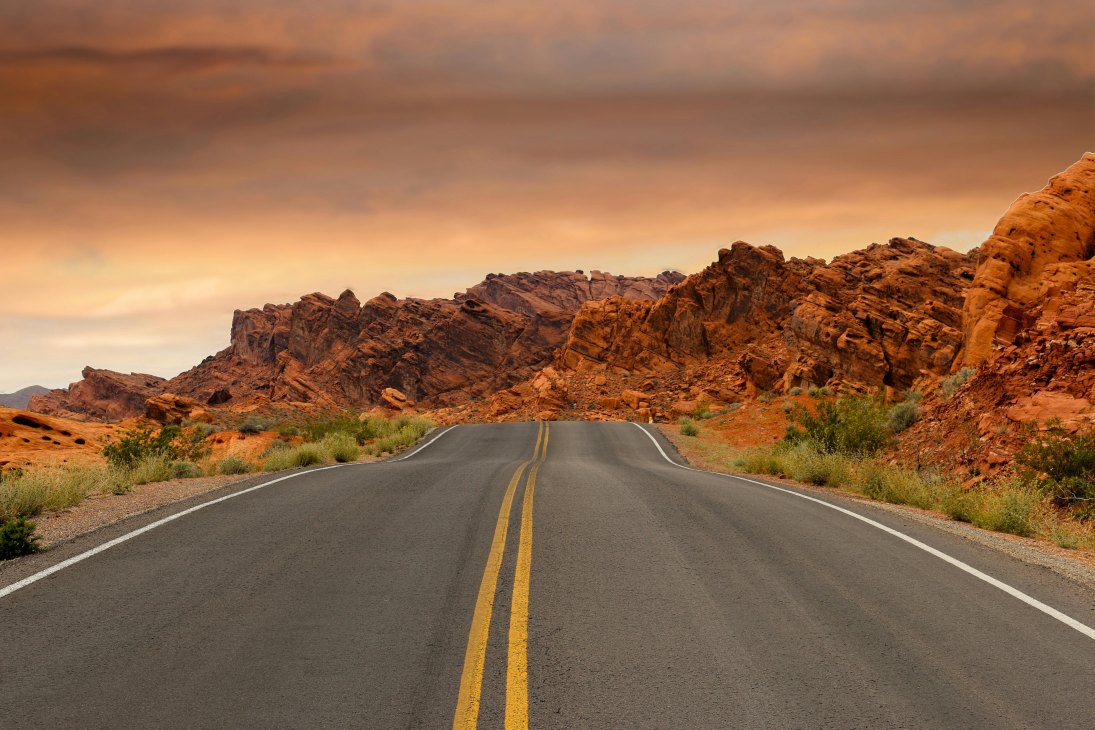
#> input picture road_1.jpg, 5472 x 3648 px (shown at 1/5 size)
$ python lbp_test.py   (older library calls are emulated)
#> lines starting #> are read from the running program, lines starting #| are printed output that depends on the picture
### funcs.py
import numpy as np
from collections import deque
import cv2
import matplotlib.pyplot as plt

# [84 lines left out: functions get_bfs_kernel, compute_lbp_histogram, chi_square_distance, not called in this run]

def get_lbp_3x3(sobel_array:np.ndarray, kernel_center: tuple) -> np.uint8:
    '''
    counts 3x3 lbp

    starts from top left going clockwise
    '''
    neighboring_lbp_k_dist = ((-1, 1), (0, 1), (1, 1), (1, 0), (1, -1), (0, -1), (-1, -1), (-1, 0))
    center = sobel_array[kernel_center]
    lbp_val = 0
    for idx, (dy, dx) in enumerate(neighboring_lbp_k_dist):
        to_bitshift = 1 if center < sobel_array[kernel_center[0] - dy, kernel_center[1] - dx] else 0
        lbp_val = lbp_val | (to_bitshift << idx)
    return lbp_val

def add_to_histogram(lbp_hist: np.ndarray, lbp_val: np.uint8):
    lbp_hist[lbp_val] += 1

# [41 lines of commented-out code are left out]

### lbp_test.py
import cv2
import numpy as np
from funcs import get_lbp_3x3, add_to_histogram
import matplotlib.pyplot as plt

def segment_lbp_image(lbp_image: np.ndarray, m: int = 4, n: int = 4):
    '''
    Segments the LBP image into m x n blocks.
    '''
    segment_height = lbp_image.shape[0] // m
    segment_width = lbp_image.shape[1] // n
    segments = []

    for i in range(m):
        for j in range(n):
            segment = lbp_image[
                i * segment_height : (i + 1) * segment_height,
                j * segment_width : (j + 1) * segment_width
            ]
            segments.append(segment)

    return segments
def compute_histogram_difference(hist1: np.ndarray, hist2: np.ndarray, metric='euclidean') -> float:
    '''
    Computes the difference between two histograms using a given metric.
    Supported metrics: 'euclidean', 'manhattan'.
    '''
    if metric == 'euclidean':
        return np.sqrt(np.sum((hist1 - hist2) ** 2))
    elif metric == 'manhattan':
        return np.sum(np.abs(hist1 - hist2))
    else:
        raise ValueError("Unsupported metric. Use 'euclidean' or 'manhattan'.")


image = cv2.imread('road_1.jpg')
#> image is the input picture: shape (3648, 5472, 3); mean B, G, R 73.3, 102.1, 139.9
image = cv2.resize(image, (1280, 720), interpolation=cv2.INTER_AREA)
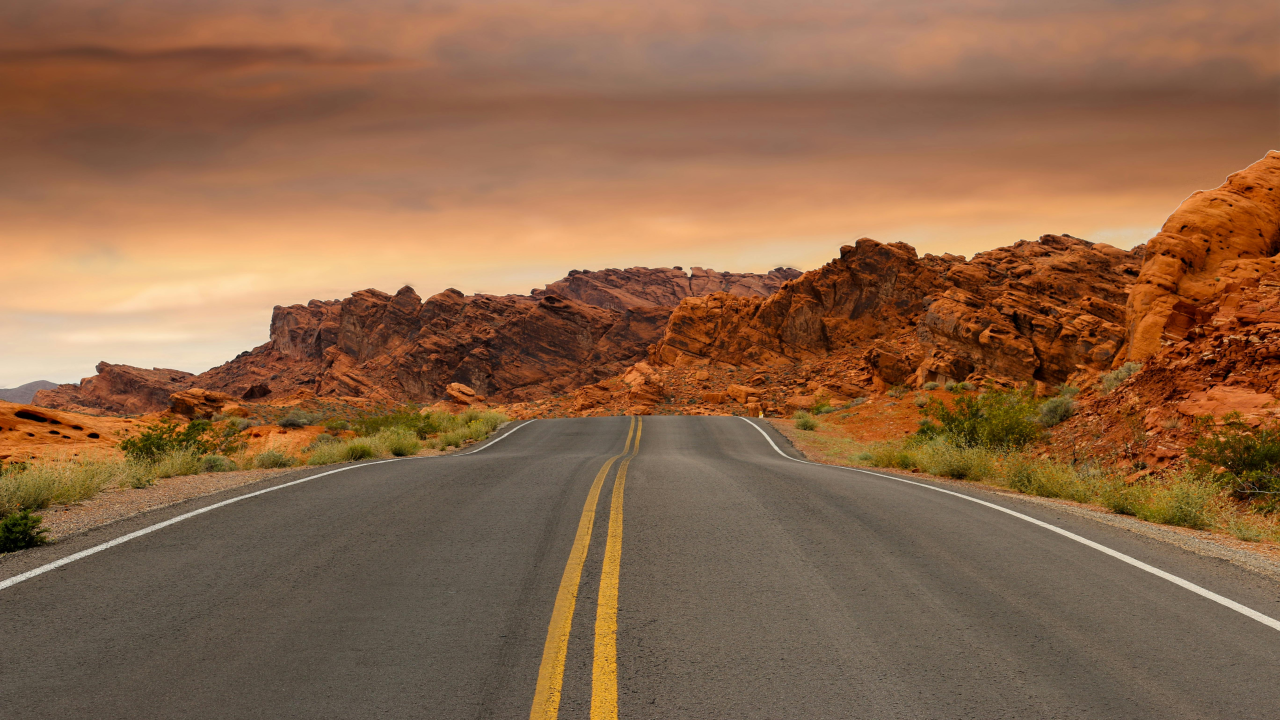
#> image: shape (720, 1280, 3); mean B, G, R 73.3, 102.1, 139.9
rows, cols, dim = image.shape
#> rows = 720; cols = 1280; dim = 3
image = cv2.cvtColor(image, cv2.COLOR_BGR2GRAY)
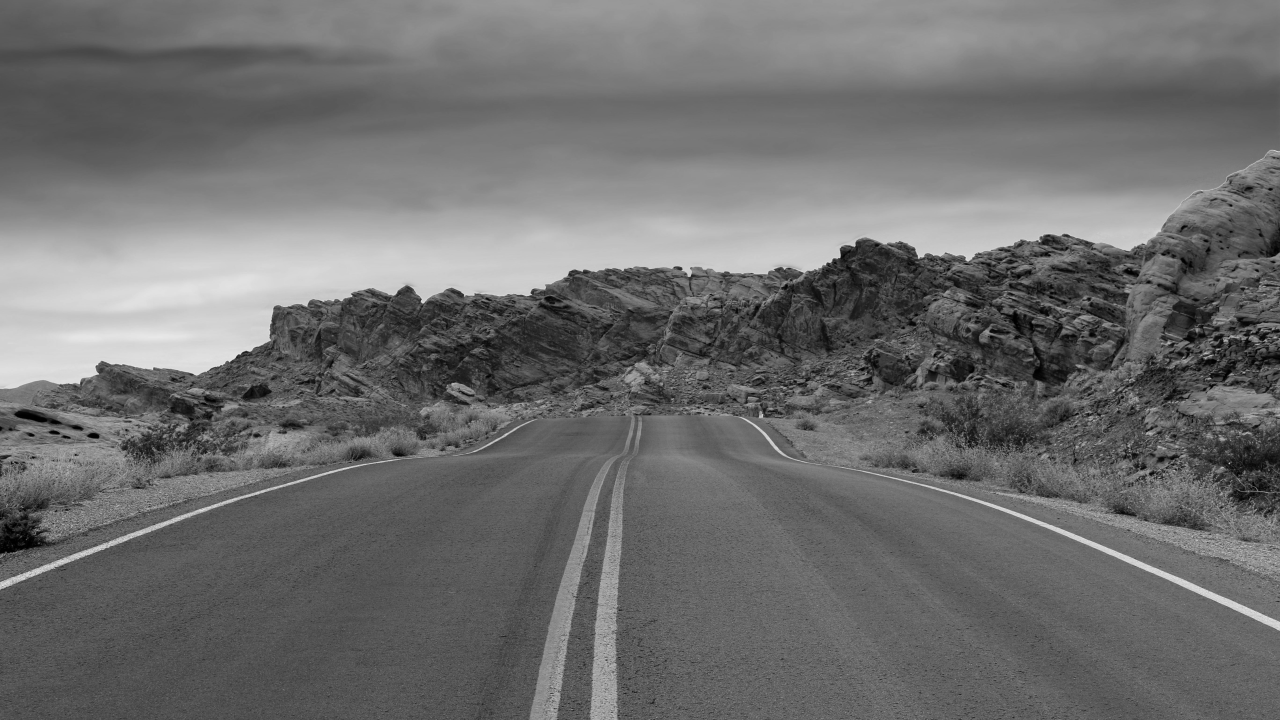
#> image: shape (720, 1280); min 0, max 232, mean 110.1
sobel_kern = 19
sobel_x = cv2.Sobel(image, cv2.CV_64F, 1, 0, ksize=sobel_kern)
sobel_y = cv2.Sobel(image, cv2.CV_64F, 0, 1, ksize=sobel_kern)
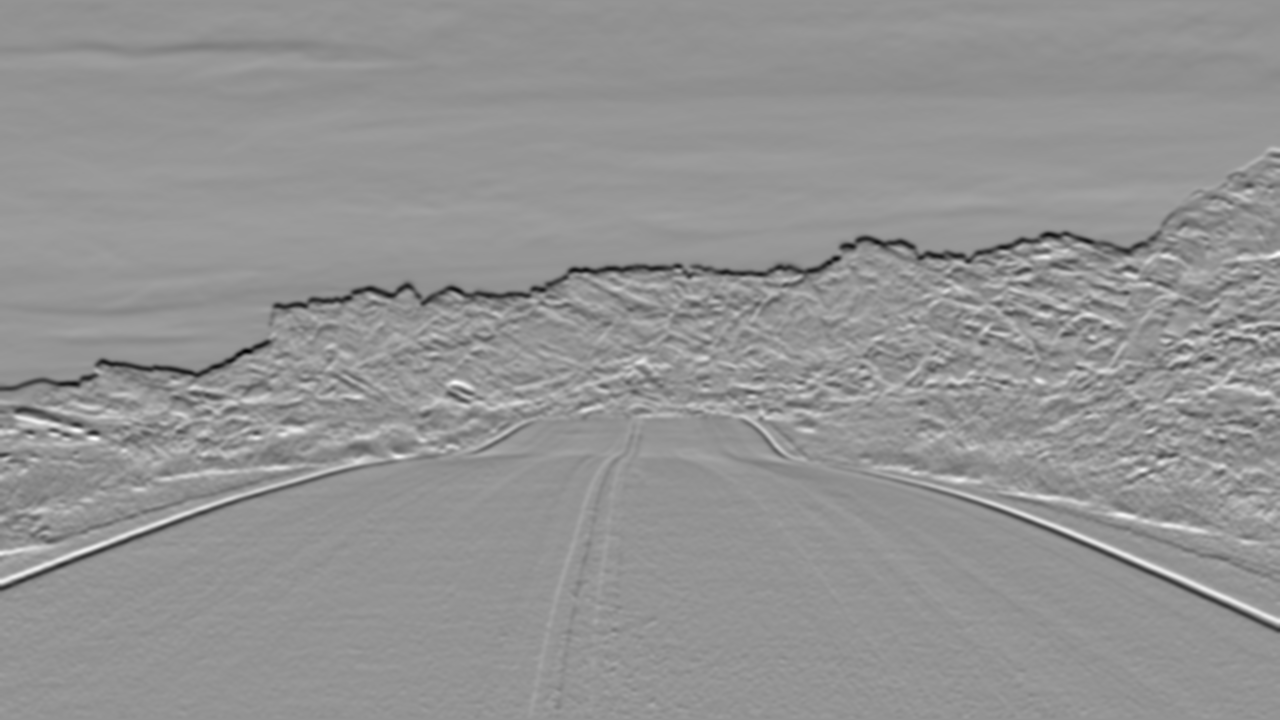
#> sobel_y: shape (720, 1280) float64; min -1.02e+12, max 7.34e+11, mean -2.07e+09; drawn with min black and max white
sobel_combined = cv2.magnitude(sobel_x, sobel_y)
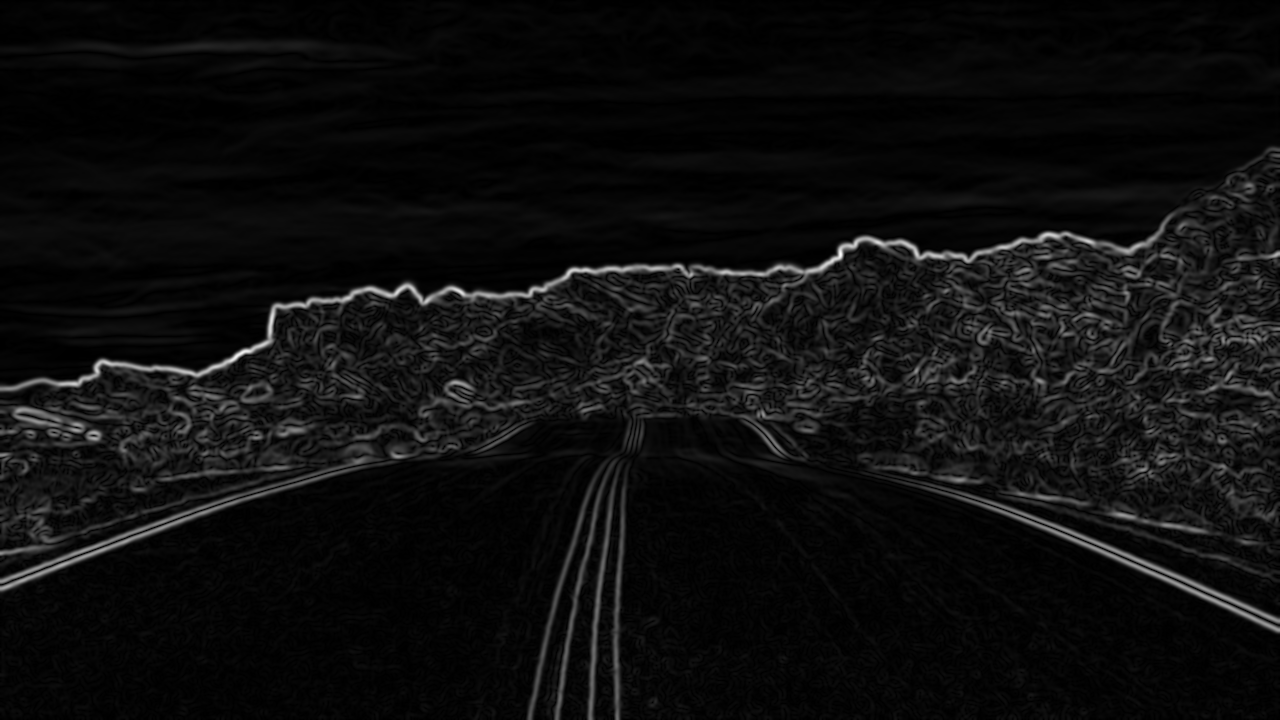
#> sobel_combined: shape (720, 1280) float64; min 0, max 1.1e+12, mean 6.36e+10; drawn with min black and max white
sobel_combined_normalized = np.uint8(255 * sobel_combined / np.max(sobel_combined))

# Create an empty array for the LBP image
rows, cols = image.shape
lbp_image = np.zeros((rows - 2, cols - 2), dtype=np.uint8)  # Output will be smaller by 1 pixel on all sides

# Calculate the LBP for each pixel (excluding the borders)
for i in range(1, rows - 1):  # Avoid borders
    for j in range(1, cols - 1):
#> (the run stopped early here; a loop or call above may not have finished)
